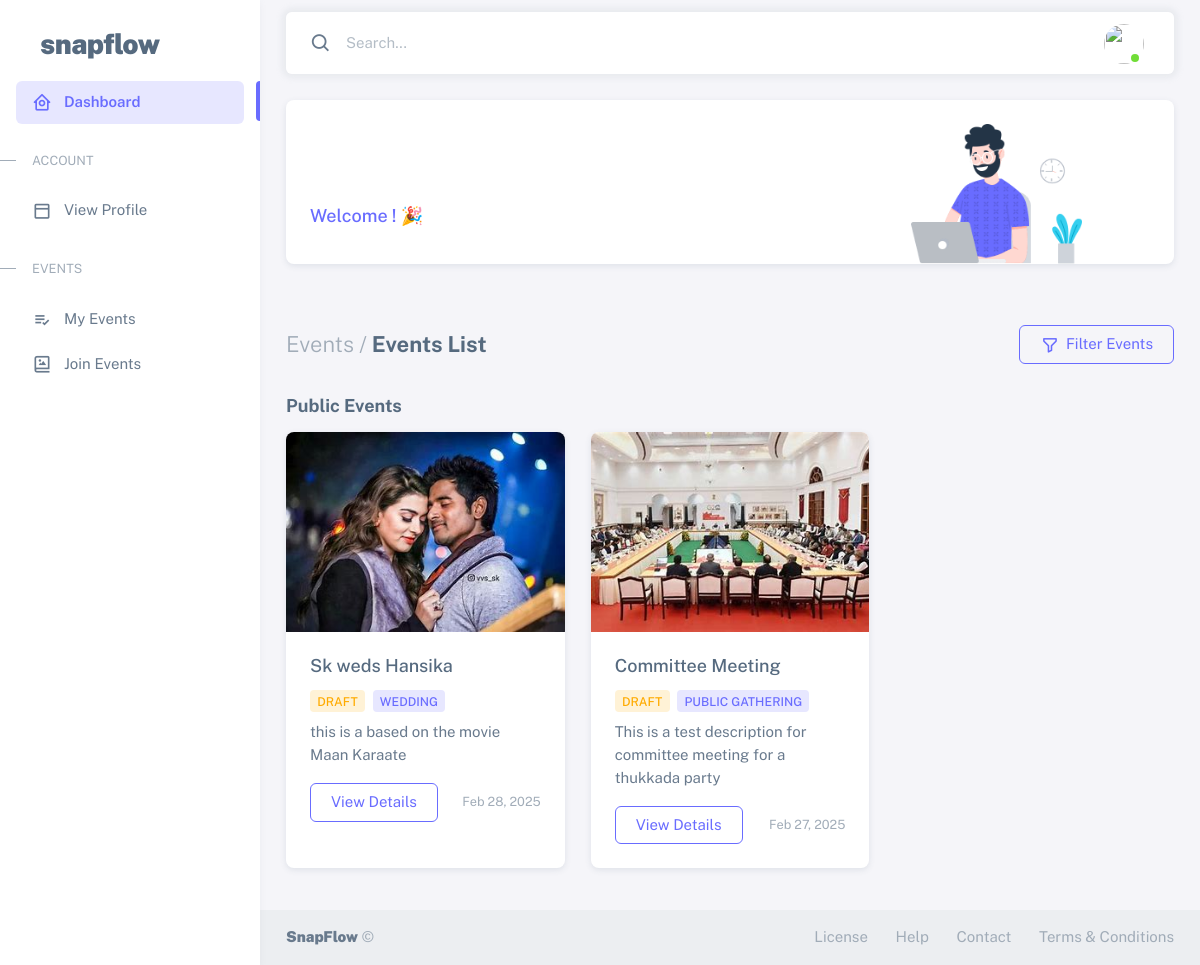
The page /events/list/ on the database as committed earlier.
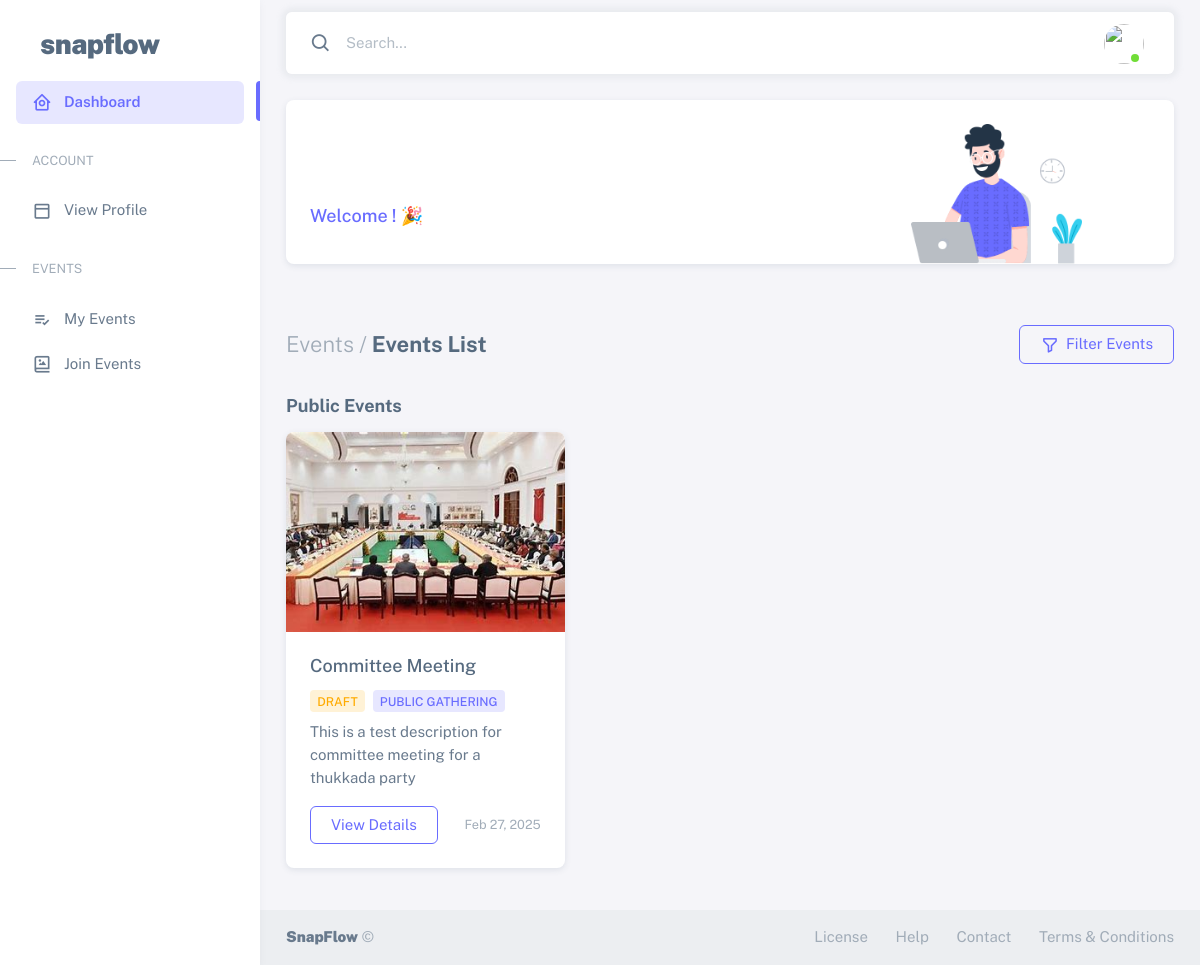
The same page on the database as committed later.
### events/models.py (models this page shows, shortened)
class Event(models.Model):
    class EventTypes(models.TextChoices):
        WEDDING = 'WEDDING', _('Wedding')
        BIRTHDAY = 'BIRTHDAY', _('Birthday')
        CORPORATE = 'CORPORATE', _('Corporate Event')
        CULTURAL = 'CULTURAL', _('Cultural Event')
        SPORTS = 'SPORTS', _('Sports Event')
        ACADEMIC = 'ACADEMIC', _('Academic Event')
        AWARD = 'AWARD', _('Award Ceremony')
        PUBLIC = 'PUBLIC', _('Public Gathering')
        OTHER = 'OTHER', _('Other')
    class EventStatus(models.TextChoices):
        DRAFT = 'DRAFT', _('Draft')
        ACTIVE = 'ACTIVE', _('Active')
        COMPLETED = 'COMPLETED', _('Completed')
        CANCELLED = 'CANCELLED', _('Cancelled')
    title = models.CharField(max_length=200)
    slug = models.SlugField(unique=True, blank=True)
    event_type = models.CharField(
        max_length=20,
        choices=EventTypes.choices,
        default=EventTypes.OTHER
    )
    description = models.TextField()
    start_date = models.DateTimeField()
    end_date = models.DateTimeField()
    timezone = models.CharField(max_length=50, default='UTC')
    location = models.CharField(max_length=255)
    event_code = models.CharField(max_length=6, unique=True, blank=True)
    primary_color = models.CharField(max_length=7, default="#ffffff")  # Hex color
    secondary_color = models.CharField(max_length=7, default="#000000")  # Hex color
    status = models.CharField(
        max_length=20,
        choices=EventStatus.choices,
        default=EventStatus.DRAFT
    )
    organizer = models.ForeignKey(
        settings.AUTH_USER_MODEL,
        on_delete=models.CASCADE,
        related_name='organized_events'
    )
    custom_domain = models.CharField(max_length=255, blank=True)
    theme = models.ForeignKey(
        'EventTheme',
        on_delete=models.SET_NULL,
        null=True,
        blank=True
    )
    logo = models.ImageField(upload_to='event_logos/', null=True, blank=True)
    cover_image = models.ImageField(upload_to='event_covers/', null=True, blank=True)
    is_public = models.BooleanField(default=False)
    require_registration = models.BooleanField(default=True)
    allow_guest_upload = models.BooleanField(default=False)
    enable_face_detection = models.BooleanField(default=True)
    enable_moment_detection = models.BooleanField(default=True)
    enable_auto_tagging = models.BooleanField(default=True)
    created_at = models.DateTimeField(auto_now_add=True)
    updated_at = models.DateTimeField(auto_now=True)
    class Meta:
        ordering = ['-start_date']

### events/views.py (the view)
# urls.py: path('list/', views.EventListView.as_view(), name='event_list'),  # done
class EventListView(ListView):
    model = Event
    template_name = 'events/event_list.html'
    context_object_name = 'events'
    def get_queryset(self):
        return Event.objects.none()
    def get_context_data(self, **kwargs):
        context = super().get_context_data(**kwargs)
        user = self.request.user
        event_type = self.request.GET.get('event_type', '')
        status = self.request.GET.get('status', '')
        base_query = Event.objects.all()
        if event_type:
            base_query = base_query.filter(event_type=event_type)
        if status:
            base_query = base_query.filter(status=status)
        if user.is_authenticated:
            registered_events = base_query.filter(
                Q(organizer=user) |
                Q(crew_members__member=user) |
                Q(participants__user=user)
            ).distinct()
            public_events = base_query.filter(
                is_public=True
            ).exclude(
                Q(organizer=user) |
                Q(crew_members__member=user) |
                Q(participants__user=user)
            ).distinct()
        else:
            registered_events = Event.objects.none()
            public_events = base_query.filter(is_public=True)
        context['registered_events'] = registered_events
        context['public_events'] = public_events
        context['event_types'] = Event.EventTypes.choices
        context['event_statuses'] = Event.EventStatus.choices
        context['selected_type'] = event_type
        context['selected_status'] = status
        context['total_events_count'] = registered_events.count() + public_events.count()
        return context

### templates/events/event_list.html (shortened to what this page needs)
{% extends "users/db_base.html" %}
{% load static %}
{% block content %}
<div class="content-wrapper">
    <div class="container-xxl flex-grow-1 container-p-y">
        <div class="card">
            <div class="d-flex align-items-end row">
                <div class="col-sm-7">
                    <div class="card-body">
                        <h5 class="card-title text-primary">Welcome {{ user.username }}! 🎉</h5>
                    </div>
                </div>
                <div class="col-sm-5 text-center text-sm-left">
                    <div class="card-body pb-0 px-0 px-md-4">
                        <img
                            src="{% static 'users/assets/img/illustrations/man-with-laptop-light.png' %}"
                            height="140"
                            alt="Event Organizer"
                            data-app-dark-img="illustrations/man-with-laptop-dark.png"
                            data-app-light-img="illustrations/man-with-laptop-light.png"
                        />
                    </div>
                </div>
            </div>
        </div>
    </div>
    <div class="container-xxl flex-grow-1 container-p-y">
        <div class="d-flex justify-content-between align-items-center">
            <h4 class="fw-bold py-3 mb-4"><span class="text-muted fw-light">Events /</span> Events List</h4>
            <div class="mb-4">
                <button
                    class="btn btn-outline-primary"
                    type="button"
                    data-bs-toggle="collapse"
                    data-bs-target="#filterCollapse"
                    aria-expanded="false"
                    aria-controls="filterCollapse"
                >
                    <i class="bx bx-filter-alt me-1"></i> Filter Events
                </button>
            </div>
        </div>
        <div>
            <h5 class="fw-bold mb-3">{% if user.is_authenticated %}Other {% endif %}Public Events</h5>
            <div class="row">
                {% for event in public_events %}
                <div class="col-md-6 col-lg-4 mb-3">
                    <div class="card h-100">
                        {% if event.logo %}
                            <img class="card-img-top event-logo" src="{{ event.logo.url }}" alt="{{ event.title }}" />
                        {% else %}
                            <img class="card-img-top event-logo" src="{% static 'event_default.jpg' %}" alt="Default Event Logo" />
                        {% endif %}
                        <div class="card-body">
                            <h5 class="card-title">{{ event.title }}</h5>
                            <div class="mb-2">
                                <span class="badge bg-label-{% if event.status == 'ACTIVE' %}success{% elif event.status == 'DRAFT' %}warning{% elif event.status == 'COMPLETED' %}info{% else %}danger{% endif %} me-1">
                                    {{ event.get_status_display }}
                                </span>
                                <span class="badge bg-label-primary">{{ event.get_event_type_display }}</span>
                            </div>
                            <p class="card-text">
                                {{ event.description|truncatewords:20 }}
                            </p>
                            <div class="d-flex justify-content-between align-items-center">
                                <a href="{% url 'events:event_detail' event.slug %}" class="btn btn-outline-primary">View Details</a>
                                <span class="text-muted small">{{ event.start_date|date:"M d, Y" }}</span>
                            </div>
                        </div>
                    </div>
                </div>
                {% endfor %}
            </div>
        </div>
    </div>
</div>
{% endblock content %}

Rows that differ between the two databases and show on the page:
no longer on this page (row edited): Event: logo (picture), title "Sk weds Hansika", status "DRAFT", event_type "WEDDING", description "this is a based on the movie Maan Karaate", start_date "Feb 28, 2025"
